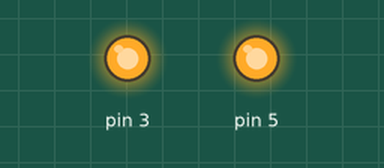
Simulated run of this sketch. Board: Arduino Uno, built with avr-gcc and run on an emulated ATmega328P. On the bench: output pins drawn as LEDs (lit = HIGH).

Above: at 0.1 s.
Timing chart, 0 to 1.6 s (numbered marks = the images above):
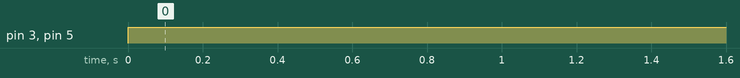

Measured:
- by itself, pin 3, pin 5: LOW → HIGH at 0.00 s

The sketch:

Step1-TestingMotors.ino
```cpp
unsigned char speed_motors=255;

void setup() {
  // put your setup code here, to run once:

  pinMode(3,OUTPUT);
  pinMode(5,OUTPUT);


}

void loop() {
  // put your main code here, to run repeatedly:
  analogWrite(3,speed_motors);
  analogWrite(5,speed_motors);
}
```
